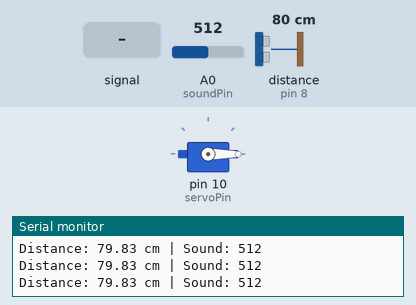
Recording of a sketch running on a simulated Arduino Uno, built with avr-gcc and run on an emulated ATmega328P. Shown: servo, the last lines printed to the serial monitor. Wiring (inferred from the names in the program): ultrasonic range finder: trigger pin 9; echo pin 8. Inputs (shaded band) come from the test bench; at power-on: distance to the obstacle (sensor on pin 8) 80 cm, A0 (soundPin) = 512. The echo pulse lasts 58.3 µs per cm.

Above: at 1.2 s.
1.3 s: A0 (soundPin) fed a 200 Hz sine of ±255 counts around its level
At 2.2 s:
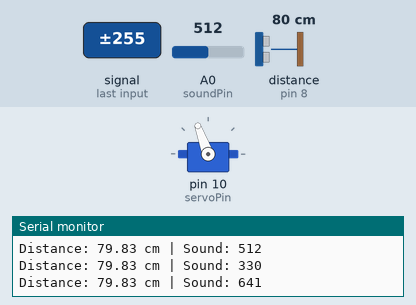
4.3 s: distance to the obstacle (sensor on pin 8) set to 68 cm
5.8 s: distance to the obstacle (sensor on pin 8) set to 35 cm
8.8 s: A0 (soundPin) fed a 50 Hz sine of ±306 counts around its level
11.8 s: distance to the obstacle (sensor on pin 8) set to 45 cm
At 14.14 s:
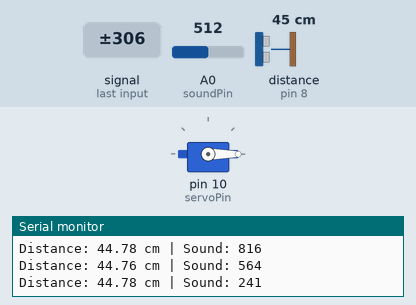
14.8 s: A0 (soundPin) set to 306
Timing chart, 0 to 17.8 s (numbered marks = the images above; inputs shaded):
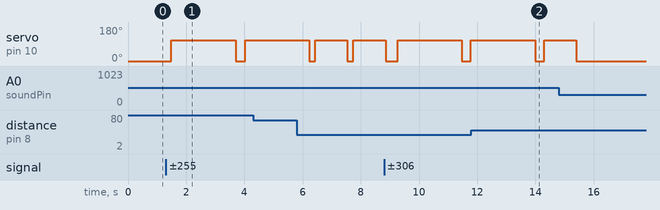

The sketch:

smart_trash_can_v2.ino
```cpp
// (licence header left out)
#include <Servo.h>
const int trigPin  = 9;
const int echoPin  = 8;
const int servoPin = 10;
const int soundPin = A0;
Servo lidServo;
long duration;
float distance;
int soundValue = 0;
const float openDistance = 25.0;  // cm
const int openAngle      = 110;
const int closedAngle    = 0;
const int soundThreshold = 600;   // Adjust experimentally

void setup() {
  pinMode(trigPin, OUTPUT);
  pinMode(echoPin, INPUT);
  lidServo.attach(servoPin);
  lidServo.write(closedAngle);
  Serial.begin(9600);
}

float getDistanceCm() {
  digitalWrite(trigPin, LOW);
  delayMicroseconds(2);
  digitalWrite(trigPin, HIGH);
  delayMicroseconds(10);
  digitalWrite(trigPin, LOW);
  duration = pulseIn(echoPin, HIGH, 30000);
  if (duration == 0)
    return 999.0;
  return (duration / 2.0) / 29.1;
}

void loop() {
  distance = getDistanceCm();
  soundValue = analogRead(soundPin);
  Serial.print("Distance: ");
  Serial.print(distance);
  Serial.print(" cm | Sound: ");
  Serial.println(soundValue);
  bool openByDistance = distance < openDistance;
  bool openBySound    = soundValue > soundThreshold;
  if (openByDistance || openBySound) {
    lidServo.write(openAngle);
    delay(1000);  // keep lid open for 1 sec
  } else {
    lidServo.write(closedAngle);
  }
  delay(100);
}
```

Measured:
- after the input at 1.3 s, servo on pin 10 (servoPin): 0° → 110° after 0.19 s, → 0° 2.2 s later, → 110° 0.32 s later
- after the input at 11.8 s, servo on pin 10 (servoPin): 110° → 0° after 2.2 s, → 110° 0.31 s later
